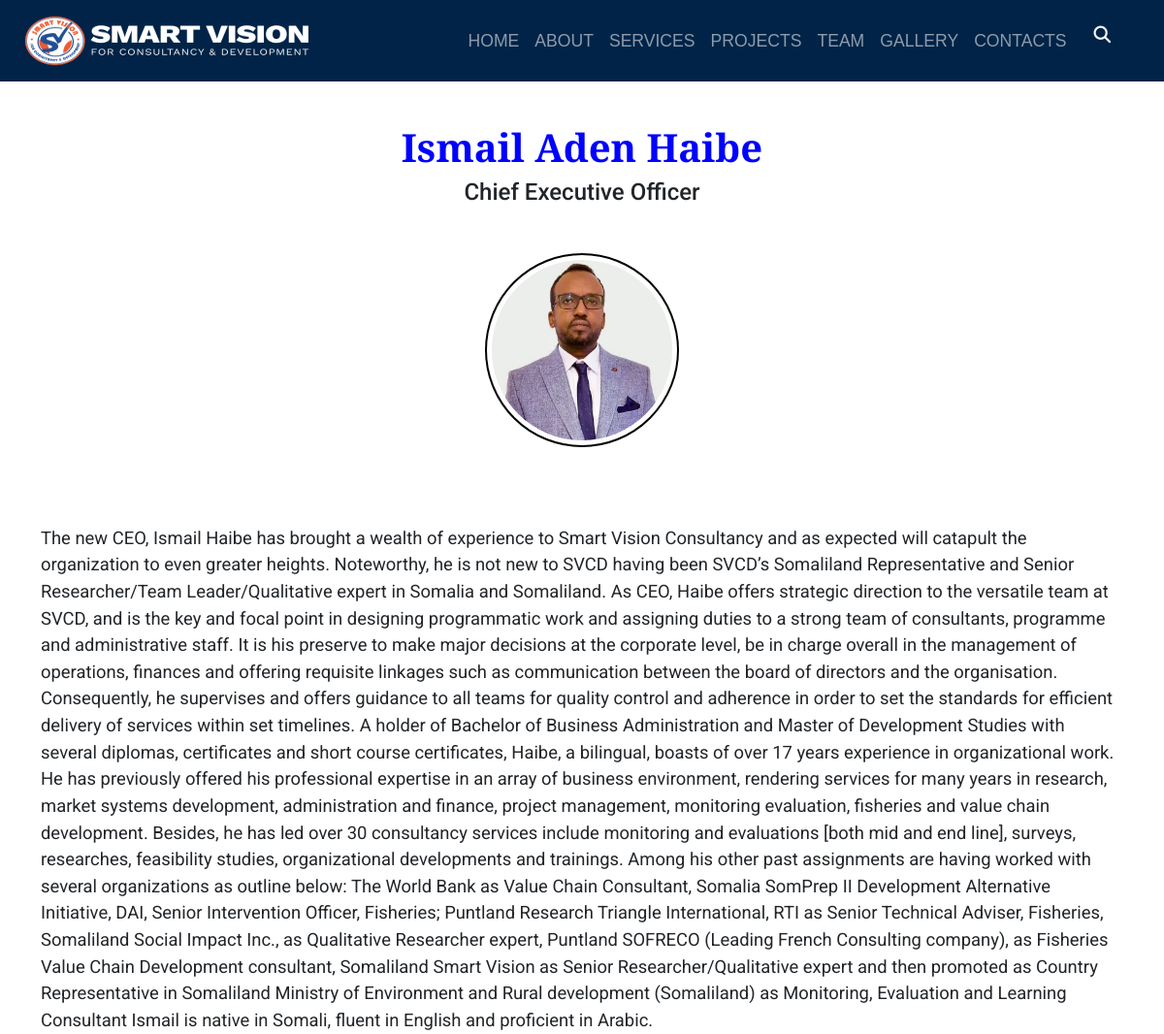
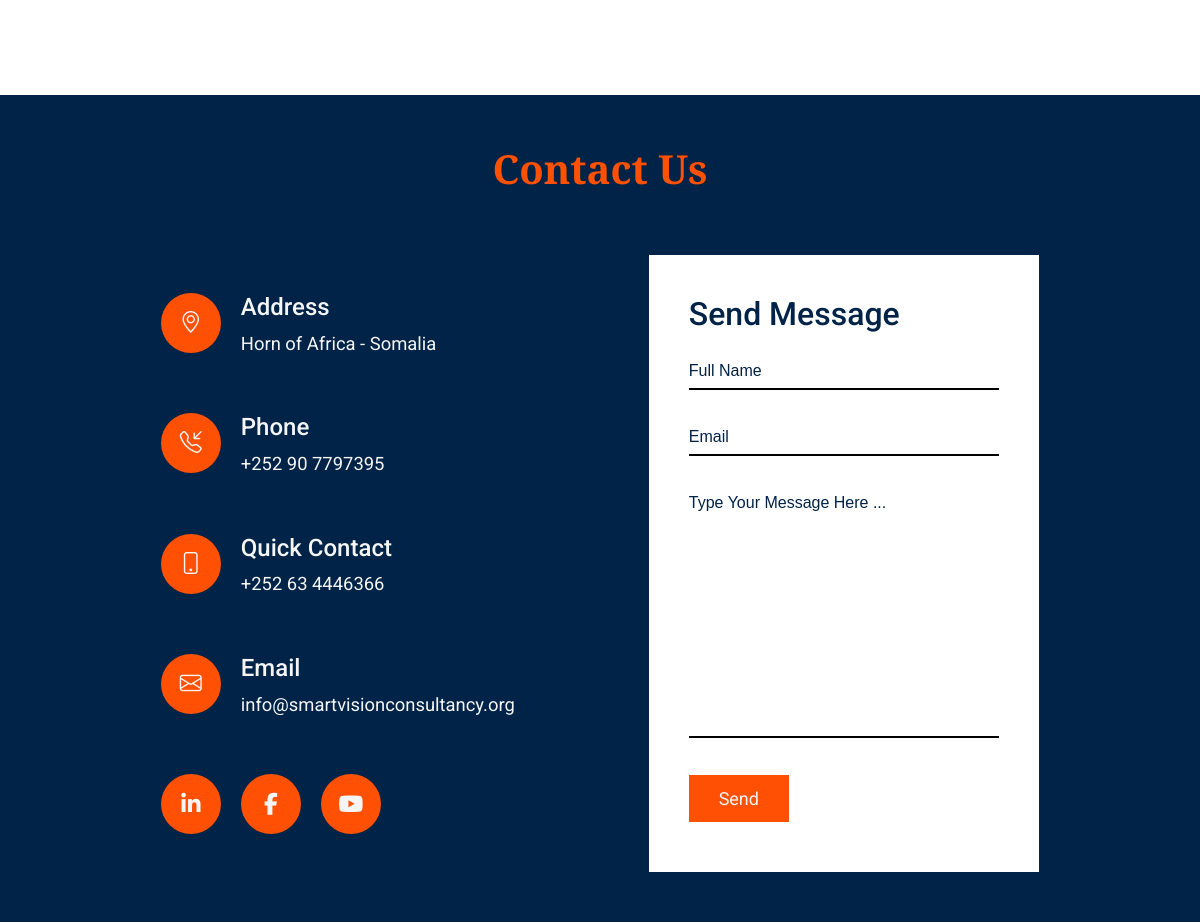
Page /profile/1/ on the committed database (2 pictures, top to bottom).
### base/models.py (models this page shows, shortened)
class Member(models.Model):
    MANAGEMENT = "Management"
    ASSOCIATE = "Associate"
    MEMBER_CHOICES = [
    (MANAGEMENT, "Management"),
    (ASSOCIATE, "Associate"),
    ]
    name = models.CharField(max_length=200)
    title = models.CharField(max_length=200)
    bio = models.TextField()
    member_type = models.CharField(max_length=10, choices=MEMBER_CHOICES, default=MANAGEMENT,)
    photo = models.ImageField(null=True, blank=True, upload_to="images/")

### base/views.py (the view)
# urls.py: path('profile/<str:pk>/' , views.profilePage, name="profile"),
def profilePage(request, pk):
    profile = Member.objects.get(id=pk)
    profiles = Member.objects.all()
    context = {'profiles': profiles, 'profile': profile}
    return render(request, 'base/member-profile.html', context)

### base/templates/base/member-profile.html (shortened to what this page needs)
{% extends 'main.html' %}
{% load static %}
{% block content %}
<div class="navigation">
  <nav class="navbar fixed-top navbar-expand-lg navbar-dark">
    <div class="container-fluid">
      <a href="{% url 'index' %}">
        <img src="{% static 'images/svlogo.png' %}" alt="" width="300" height="55" class="d-inline-block" />
      </a>
      <div class="collapse navbar-collapse justify-content-end" id="navbarNav">
        <ul class="navbar-nav ml-auto mx-3">
          <li class="nav-item">
            <a class="nav-link" aria-current="page" href="{% url 'index' %}">HOME</a>
          </li>
          <li class="nav-item">
            <a class="nav-link" href="{% url 'about' %}">ABOUT</a>
          </li>
          <li class="nav-item">
            <a class="nav-link" href="{% url 'services' %}">SERVICES</a>
          </li>
          <li class="nav-item">
            <a class="nav-link" href="{% url 'projects' %}">PROJECTS</a>
          </li>
          <li class="nav-item">
            <a class="nav-link" href="{% url 'team' %}">TEAM</a>
          </li>
          <li class="nav-item">
            <a class="nav-link" href="{% url 'gallery' %}">GALLERY</a>
          </li>
          <li class="nav-item">
            <a class="nav-link" href="{% url 'contact' %}">CONTACTS</a>
          </li>
          <li class="nav-item">
            <form method=POST action="{% url 'search' %}">
              <i class="fa fa-search"></i>
            </form>
          </li>
        </ul>
      </div>
    </div>
  </nav>
</div>
<div class="profile padding">
  <div class="container-md">
    <br><br>
    <h1>{{profile.name}}</h1>
    <h4>{{profile.title}}</h4>
    <div class="prof-pic">
      <img src="{{profile.photo.url}}" alt="" />
    </div>
    <p>
      {{profile.bio}}
    </p>
  </div>
</div>
{% endblock content %}

### static/style.css (style rules this page uses)
html, body { height: 100%; width: 100%; font-family: 'Poppins', sans-serif; position: relative; -webkit-font-smoothing: antialiased; margin: 0; }
* { -webkit-box-sizing: border-box; -moz-box-sizing: border-box; box-sizing: border-box; }
.navbar { padding: .9rem; background-color: #002347; font-size: 1.1em; color: whitesmoke; }
.navbar-nav { align-items: center; display: flex; }
.navigation form { position: relative; top: 50%; left: 50%; transform: translate(-50%,-50%); transition: all 1s; width: 50px; height: 25px; background: #002347; box-sizing: border-box; border-radius: 25px; border: 4px #002347; padding: 5px; }
.fa { box-sizing: border-box; padding: 10px; width: 42.5px; height: 42.5px; position: absolute; top: 0; right: 0; border-radius: 50%; color: whitesmoke; text-align: center; font-size: 1em; transition: all 1s; }
.navigation a { text-decoration: none; color: whitesmoke; }
.padding { padding: 80px 0; }
.padding img { width: 100%; }
.about h2, .services h1, .project-carousel h3, .projects h1, .counter h1, .team h1, .gallery-heading h1, .client-heading h1, .contact h1, .testimony-heading h1, .about-page-heading h1, .about-history-txt h1, .profile h1, .single-project h3, .single-service h3 { font-family: 'Cormorant Garamond', serif; font-weight: 600; color: blue; }
.about p, .services p, .project-carousel, .projects p, .team p, .member p, .client-heading p, .contact-heading p, .contact p, .testimony-heading p, .about-history-txt p, .about-page-heading p, .profile p, .single-project p, .single-service p { font-family: 'Roboto', sans-serif; font-size: 1.15em; }
.services .container-md h1, .projects .container-md h1, .counter .container-md h1, .team .container-md h1, .gallery-heading .container-md h1, .client-heading .container-md h1, .contact .container-md h1, .testimony-heading .container-md h1, .about-page-heading .container-md h1, .single-about-history2 h1, .profile h1, .profile h4, .profile .prof-pic , .single-project h1, .single-service h1 { text-align: center; }
.prof-pic { margin-top: 3rem; margin-bottom: 5rem; }
.profile img { width: 200px; height: 200px; border-radius: 100%; border: 2px solid black; padding: 5px; }
.profile h4 { font-family: 'Roboto', sans-serif; }

### rows in the picture
Member: name "Ismail Aden Haibe", title "Chief Executive Officer", photo (picture), bio "The new CEO, Ismail Haibe has brought a wealth of experience to Smart Vision Consultancy and as expected will catapult the organization to even greater heights. Noteworthy, he is not new to SVCD having been SVCD’s Somaliland Representative and Senior Researcher/Team Leader/Qualitative expert in Somalia and Somaliland. As CEO, Haibe offers strategic direction to the versatile team at SVCD, and is the key and focal point in designing programmatic work and assigning duties to a strong team of consultants, programme and administrative staff. It is his preserve to make major decisions at the corporate level, be in charge overall in the management of operations, finances and offering requisite…"
